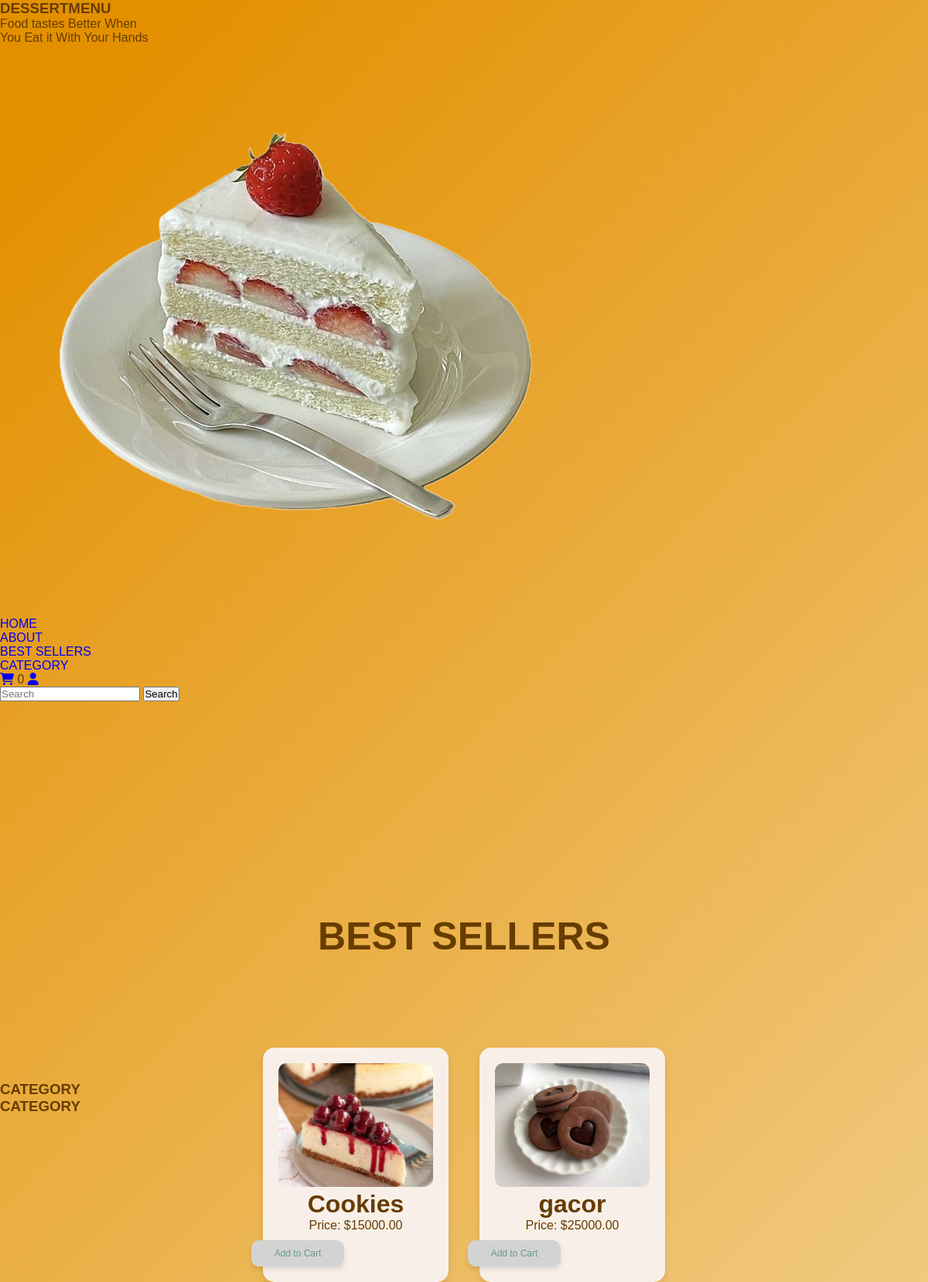
The page / on the database its author committed.
### webku/models.py (models this page shows, shortened)
class Makanan(models.Model):
    nama_menu = models.CharField(max_length=100)
    deskripsi = models.TextField()
    harga = models.DecimalField(max_digits=10, decimal_places=2)
    gambar = models.ImageField(upload_to='makanan_images/')

### webku/views.py (the view)
# urls.py: path('', views.home_page, name='home'),
def home_page(request):
    makanan_list = Makanan.objects.all()  # Ambil semua data makanan dari database
    context = {
        'makanan_list': makanan_list,
    }
    return render(request, 'home.html', context)

### webku/templates/home.html (shortened to what this page needs)
<!DOCTYPE html>
<html lang="en">
{% load static %}
<head>
    <link rel="stylesheet" href="https://cdnjs.cloudflare.com/ajax/libs/font-awesome/6.0.0-beta3/css/all.min.css">
    <link rel="stylesheet" href="{% static 'css/style.css' %}">
</head>
<body>
    <div class="cumdessert">
        <h3>DESSERT<span>MENU</span></h3>
    </div>
    <div class="text-container">
        <span class="top-text">Food tastes Better When</span><br>
        <span class="bottom-text">You Eat it With Your Hands</span>
    </div>
    <div class="kuekue">
        <img src="{% static 'images/images (cakecake).png' %}" alt="Cake Image">
    </div>
    <div class="navbar">
        <ul class="menu">
            <li><a href="#">HOME</a></li>
            <li><a href="#">ABOUT</a></li>
            <li><a href="#category-section">BEST SELLERS</a></li>
            <li><a href="#category-section3">CATEGORY</a></li>
        </ul>
        <div class="icons">
            <a href="#"><i class="fa fa-shopping-cart"></i></a>
            <span class="cart-count">0</span>
            {% if user.is_authenticated %}
                <a href="{% url 'logout' %}"><i class="fa fa-user"></i> Logout</a>
            {% else %}
                <a href="{% url 'signup' %}"><i class="fa fa-user"></i></a>
            {% endif %}
        </div>
        <div class="search">
            <form class="form-inline my-2 my-lg-0">
                <input class="form-control mr-sm-2" type="search" placeholder="Search" aria-label="Search">
                <button class="btn btn-outline-success my-2 my-sm-0" type="submit">Search</button>
            </form>
        </div>
    </div>
    <div id="category-section" class="section-baru">
        <h4>BEST SELLERS</h4>
    </div>
    <div class="makanan-container">
        {% for makanan in makanan_list %}
            <div class="makanan">
                <img src="{% static 'images/' %}{{ makanan.gambar }}" alt="{{ makanan.nama_menu }}">
                <h1>{{ makanan.nama_menu }}</h1>
                <p>Price: ${{ makanan.harga }}</p>
                <button class="btn-add-to-card">Add to Cart</button>
            </div>
        {% endfor %}
    </div>
    <div id="category-section3" class="section3-ketiga">
        <h3>CATEGORY</h3>
    </div>
    <div>
        <div id="category-section3" class="section3-ketiga">
            <h3>CATEGORY</h3>
        </div>
    </div>
</body>
</html>

### webku/static/css/style.css (style rules this page uses)
* { margin: 0; padding: 0; box-sizing: border-box; text-decoration: none; }
body { color: rgb(103, 60, 0); margin: auto; font-family: 'MADE Sunflower', sans-serif; overflow: auto; background: linear-gradient(315deg, rgb(195,176,145) 3%, rgb(160, 93, 0) 38%, rgb(244, 219, 166) 68%, rgb(227, 144, 0) 98%); animation: gradient 15s ease infinite; background-size: 400% 400%; background-attachment: fixed; }
.makanan-container { display: flex; justify-content:center; flex-wrap: wrap; margin: 20px; }
.section-baru { text-align: center; padding: 25px; font-size: 50px; position: relative; top: 250px; }
.makanan { position: relative; text-align: center; background-size: 20px; background-color: #F8F0E8; padding: 20px; border-radius: 15px; box-shadow: 0 4px 8px rgba(0, 0, 0, 0.1); margin: 20px; max-width: 300px; transition: background-color 0.3s ease, box-shadow 0.3s ease; top: 300px; }
.makanan img { width: 100%; height: auto; max-width: 200px; border-radius: 10px; }
.btn-add-to-card { background-color: #d3d3d3; border: none; color: #699a8c; font-size: 12px; font-family: 'MADE Sunflower', sans-serif; padding: 10px 30px; border-radius: 10px; cursor: pointer; margin-top: 10px; box-shadow: 0 4px 6px rgba(0, 0, 0, 0.1); position: relative; left: -75px; }

### rows shown on the page
Makanan: gambar (picture), nama_menu "Cookies", harga "15000.00"
Makanan: gambar (picture), nama_menu "gacor", harga "25000.00"
